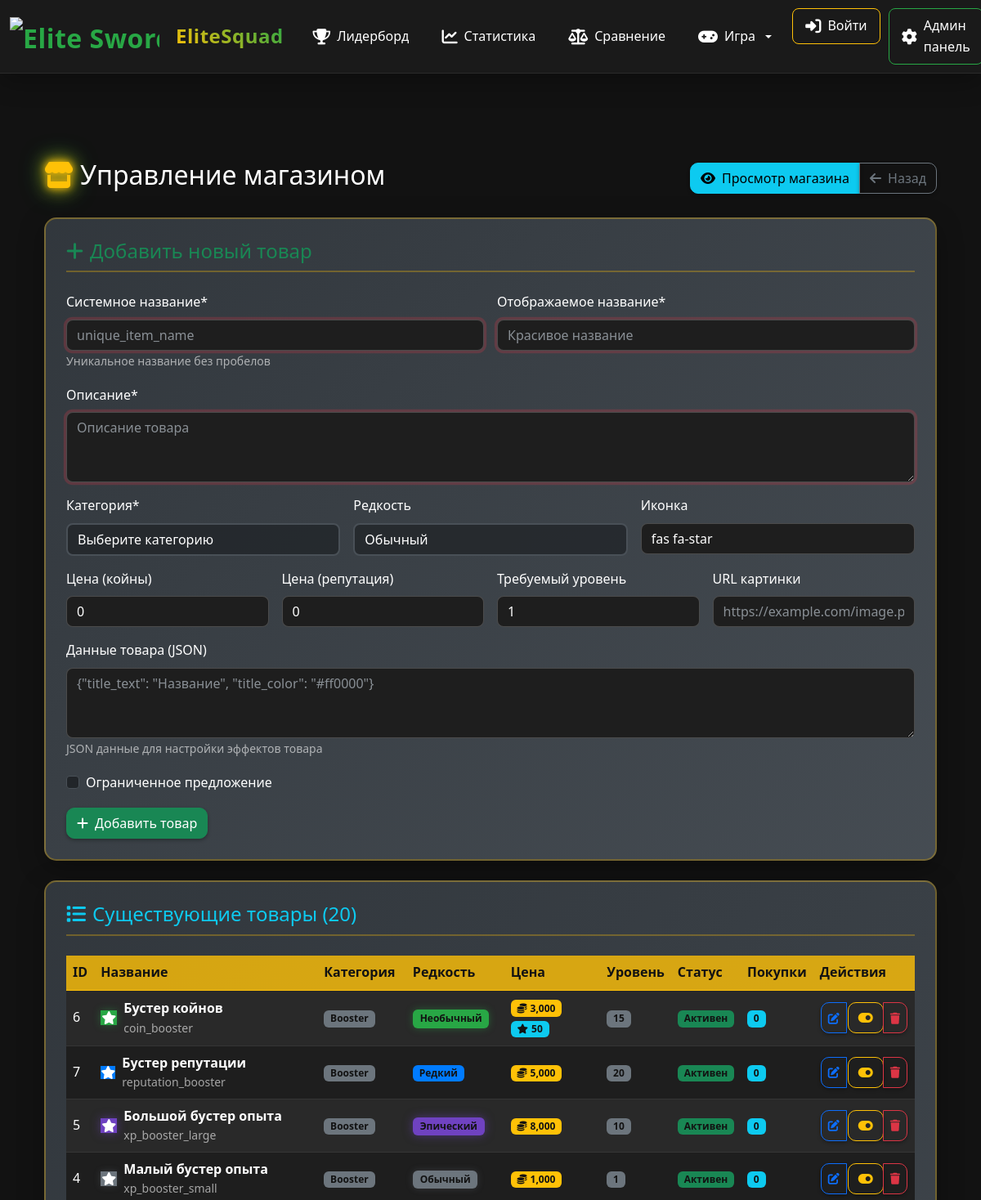
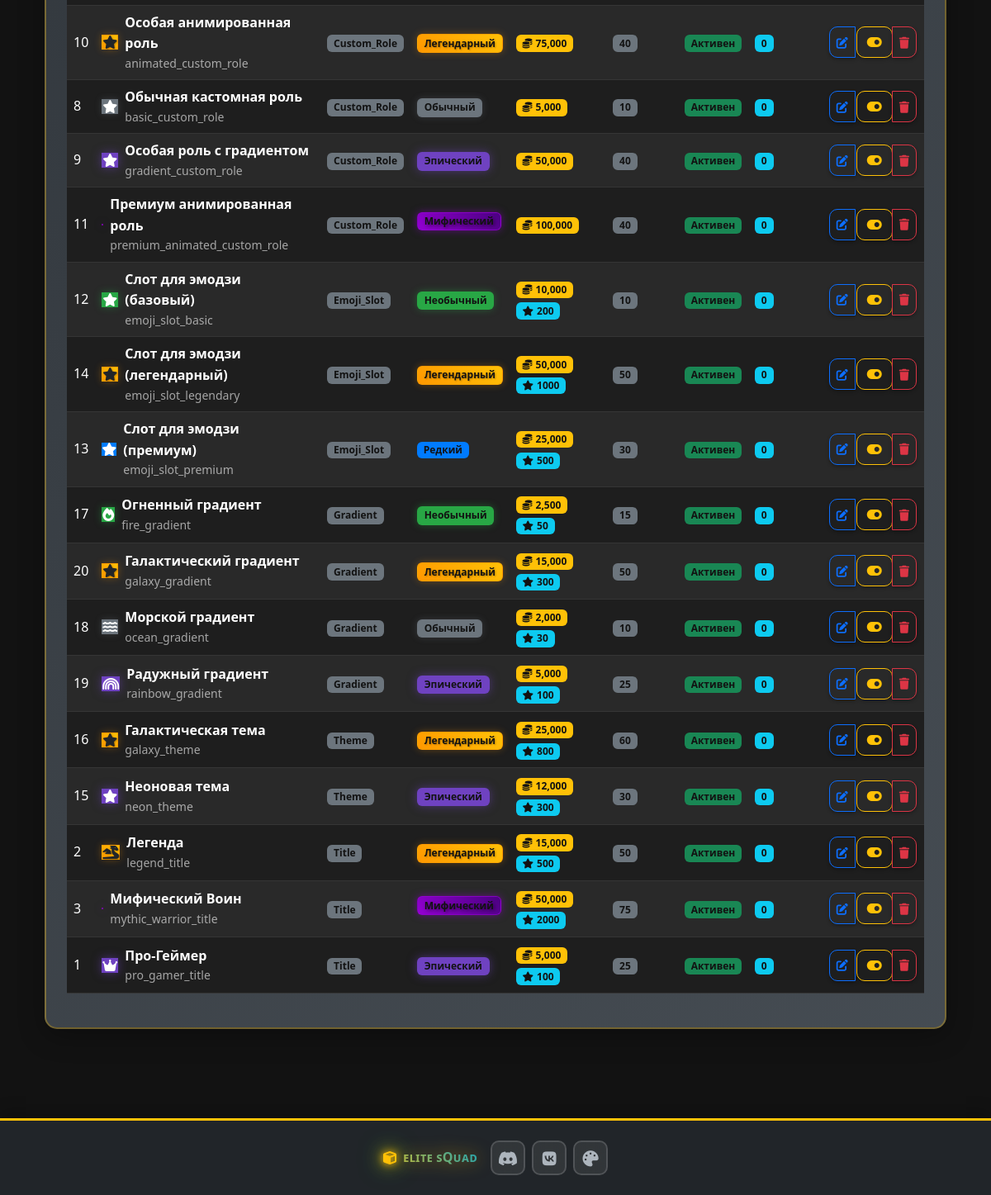
The page /admin/shop (signed in) on the database its author committed (2 pictures, top to bottom).
### models.py (models this page shows, shortened)
class ShopItem(db.Model):
    id = db.Column(db.Integer, primary_key=True)
    name = db.Column(db.String(100), nullable=False, unique=True)
    display_name = db.Column(db.String(200), nullable=False)
    description = db.Column(db.Text, nullable=False)
    category = db.Column(db.String(50), nullable=False)  # title, theme, gradient, avatar, cursor
    price_coins = db.Column(db.Integer, default=0, nullable=False)
    price_reputation = db.Column(db.Integer, default=0, nullable=False)
    unlock_level = db.Column(db.Integer, default=1, nullable=False)
    rarity = db.Column(db.String(20), default='common', nullable=False)
    icon = db.Column(db.String(50), default='fas fa-star', nullable=False)
    image_url = db.Column(db.String(500), nullable=True)  # URL for item image
    item_data = db.Column(db.Text, nullable=True)  # JSON data for item effects
    is_limited_time = db.Column(db.Boolean, default=False, nullable=False)
    is_active = db.Column(db.Boolean, default=True, nullable=False)
    created_at = db.Column(db.DateTime, default=datetime.utcnow)
    purchases = db.relationship('ShopPurchase', backref='item', lazy=True, cascade='all, delete-orphan')

### routes.py (the view)
@app.route('/admin/shop')
def admin_shop():
    if not session.get('is_admin'):
        flash('У вас нет доступа к этой функции!', 'error')
        return redirect(url_for('index'))
    shop_items = ShopItem.query.order_by(ShopItem.category, ShopItem.name).all()
    shop_items_data = []
    for item in shop_items:
        shop_items_data.append({
            'id': item.id,
            'name': item.name,
            'display_name': item.display_name,
            'description': item.description,
            'category': item.category,
            'price_coins': item.price_coins,
            'price_reputation': item.price_reputation,
            'unlock_level': item.unlock_level,
            'rarity': item.rarity,
            'icon': item.icon,
            'image_url': item.image_url,
            'item_data': item.item_data,
            'is_limited_time': item.is_limited_time,
            'is_active': item.is_active
        })
    return render_template('admin_shop.html', shop_items=shop_items, shop_items_data=shop_items_data)

### routes.py (called while the page is built)
@app.context_processor
def inject_current_player():
    current_player = None
    player_nickname = session.get('player_nickname')
    if player_nickname:
        current_player = Player.query.filter_by(nickname=player_nickname).first()
    if 'language' not in session:
        session['language'] = 'ru'
    return dict(current_player=current_player, current_language=session.get('language', 'ru'))

### templates/admin_shop.html (shortened to what this page needs)
{% extends "base.html" %}
{% block content %}
<div class="container-fluid py-4">
    <div class="d-flex justify-content-between align-items-center mb-4">
        <h2 class="page-title">
            <i class="fas fa-store text-warning me-2 glow-effect"></i>Управление магазином
        </h2>
        <div class="btn-group">
            <a href="{{ url_for('shop') }}" class="btn btn-info">
                <i class="fas fa-eye me-2"></i>Просмотр магазина
            </a>
            <a href="{{ url_for('admin') }}" class="btn btn-outline-secondary">
                <i class="fas fa-arrow-left me-2"></i>Назад
            </a>
        </div>
    </div>
    <div class="admin-form-card mb-4">
        <h4 class="text-success mb-4">
            <i class="fas fa-plus me-2"></i>Добавить новый товар
        </h4>
        <form method="POST" action="{{ url_for('admin_add_shop_item') }}">
            <div class="row g-3">
                <div class="col-md-6">
                    <label class="form-label">Системное название*</label>
                    <input type="text" class="form-control" name="name" required placeholder="unique_item_name">
                    <small class="text-muted">Уникальное название без пробелов</small>
                </div>
                <div class="col-md-6">
                    <label class="form-label">Отображаемое название*</label>
                    <input type="text" class="form-control" name="display_name" required placeholder="Красивое название">
                </div>
                <div class="col-12">
                    <label class="form-label">Описание*</label>
                    <textarea class="form-control" name="description" required placeholder="Описание товара" rows="3"></textarea>
                </div>
                <div class="col-md-4">
                    <label class="form-label">Категория*</label>
                    <select class="form-select" name="category" required>
                        <option value="">Выберите категорию</option>
                    </select>
                </div>
                <div class="col-md-4">
                    <label class="form-label">Редкость</label>
                    <select class="form-select" name="rarity" required>
                        <option value="common">Обычный</option>
                    </select>
                </div>
                <div class="col-md-4">
                    <label class="form-label">Иконка</label>
                    <input type="text" class="form-control" name="icon" value="fas fa-star" placeholder="fas fa-star">
                </div>
                <div class="col-md-3">
                    <label class="form-label">Цена (койны)</label>
                    <input type="number" class="form-control" name="price_coins" min="0" value="0">
                </div>
                <div class="col-md-3">
                    <label class="form-label">Цена (репутация)</label>
                    <input type="number" class="form-control" name="price_reputation" min="0" value="0">
                </div>
                <div class="col-md-3">
                    <label class="form-label">Требуемый уровень</label>
                    <input type="number" class="form-control" name="unlock_level" min="1" value="1">
                </div>
                <div class="col-md-3">
                    <label class="form-label">URL картинки</label>
                    <input type="url" class="form-control" name="image_url" placeholder="https://example.com/image.png">
                </div>
                <div class="col-12">
                    <label class="form-label">Данные товара (JSON)</label>
                    <textarea class="form-control" name="item_data" placeholder='{"title_text": "Название", "title_color": "#ff0000"}' rows="3"></textarea>
                    <small class="text-muted">JSON данные для настройки эффектов товара</small>
                </div>
                <div class="col-md-6">
                    <div class="form-check">
                        <input class="form-check-input" type="checkbox" name="is_limited_time" id="limitedTime">
                        <label class="form-check-label" for="limitedTime">
                            Ограниченное предложение
                        </label>
                    </div>
                </div>
                <div class="col-12">
                    <button type="submit" class="btn btn-success">
                        <i class="fas fa-plus me-2"></i>Добавить товар
                    </button>
                </div>
            </div>
        </form>
    </div>
    <div class="admin-form-card">
        <h4 class="text-info mb-4">
            <i class="fas fa-list me-2"></i>Существующие товары ({{ shop_items|length }})
        </h4>
        {% if shop_items %}
        <div class="table-responsive">
            <table class="table table-dark table-striped">
                <thead class="table-warning">
                    <tr>
                        <th>ID</th>
                        <th>Название</th>
                        <th>Категория</th>
                        <th>Редкость</th>
                        <th>Цена</th>
                        <th>Уровень</th>
                        <th>Статус</th>
                        <th>Покупки</th>
                        <th>Действия</th>
                    </tr>
                </thead>
                <tbody>
                    {% for item in shop_items %}
                    <tr>
                        <td>{{ item.id }}</td>
                        <td>
                            <div class="d-flex align-items-center">
                                <i class="{{ item.icon }} me-2 rarity-{{ item.rarity }}"></i>
                                <div>
                                    <div class="fw-bold">{{ item.display_name }}</div>
                                    <div class="text-muted small">{{ item.name }}</div>
                                </div>
                            </div>
                        </td>
                        <td>
                            <span class="badge bg-secondary">{{ item.category.title() }}</span>
                        </td>
                        <td>
                            <span class="badge rarity-{{ item.rarity }}">
                                {% if item.rarity == 'common' %}Обычный
                                {% elif item.rarity == 'uncommon' %}Необычный
                                {% elif item.rarity == 'rare' %}Редкий
                                {% elif item.rarity == 'epic' %}Эпический
                                {% elif item.rarity == 'legendary' %}Легендарный
                                {% elif item.rarity == 'mythic' %}Мифический
                                {% endif %}
                            </span>
                        </td>
                        <td>
                            {% if item.price_coins > 0 %}
                                <span class="badge bg-warning text-dark">
                                    <i class="fas fa-coins me-1"></i>{{ "{:,}".format(item.price_coins) }}
                                </span>
                            {% endif %}
                            {% if item.price_reputation > 0 %}
                                <span class="badge bg-info">
                                    <i class="fas fa-star me-1"></i>{{ item.price_reputation }}
                                </span>
                            {% endif %}
                        </td>
                        <td>
                            <span class="badge bg-secondary">{{ item.unlock_level }}</span>
                        </td>
                        <td>
                            {% if item.is_active %}
                                <span class="badge bg-success">Активен</span>
                            {% else %}
                                <span class="badge bg-danger">Неактивен</span>
                            {% endif %}
                        </td>
                        <td>
                            <span class="badge bg-info">{{ item.purchases|length }}</span>
                        </td>
                        <td>
                            <div class="btn-group btn-group-sm">
                                <button class="btn btn-outline-primary" onclick="editItem({{ item.id }})" title="Редактировать">
                                    <i class="fas fa-edit"></i>
                                </button>
                                <form method="POST" action="{{ url_for('admin_toggle_shop_item', item_id=item.id) }}" style="display: inline;">
                                    <button type="submit" class="btn btn-outline-warning" title="Переключить статус">
                                        <i class="fas fa-toggle-{{ 'on' if item.is_active else 'off' }}"></i>
                                    </button>
                                </form>
                                <button class="btn btn-outline-danger" onclick="confirmDeleteItem({{ item.id }}, '{{ item.display_name }}')" title="Удалить">
                                    <i class="fas fa-trash"></i>
                                </button>
                            </div>
                        </td>
                    </tr>
                    {% endfor %}
                </tbody>
            </table>
        </div>
        {% else %}
        <div class="text-center py-4">
            <i class="fas fa-box-open fa-3x text-muted mb-3"></i>
            <h5 class="text-muted">Магазин пуст</h5>
            <p class="text-muted">Добавьте первый товар используя форму выше</p>
        </div>
        {% endif %}
    </div>
</div>
{% endblock %}

### rows shown on the page
ShopItem: id "6", display_name "Бустер койнов", name "coin_booster", category "Booster", rarity "Необычный", price_coins "3,000", price_reputation "50", unlock_level "15", is_active "Активен", purchases|length "0"
ShopItem: id "7", display_name "Бустер репутации", name "reputation_booster", category "Booster", rarity "Редкий", price_coins "5,000", unlock_level "20", is_active "Активен", purchases|length "0"
ShopItem: id "5", display_name "Большой бустер опыта", name "xp_booster_large", category "Booster", rarity "Эпический", price_coins "8,000", unlock_level "10", is_active "Активен", purchases|length "0"
ShopItem: id "4", display_name "Малый бустер опыта", name "xp_booster_small", category "Booster", rarity "Обычный", price_coins "1,000", unlock_level "1", is_active "Активен", purchases|length "0"
ShopItem: id "10", display_name "Особая анимированная роль", name "animated_custom_role", category "Custom_Role", rarity "Легендарный", price_coins "75,000", unlock_level "40", is_active "Активен", purchases|length "0"
ShopItem: id "8", display_name "Обычная кастомная роль", name "basic_custom_role", category "Custom_Role", rarity "Обычный", price_coins "5,000", unlock_level "10", is_active "Активен", purchases|length "0"
ShopItem: id "9", display_name "Особая роль с градиентом", name "gradient_custom_role", category "Custom_Role", rarity "Эпический", price_coins "50,000", unlock_level "40", is_active "Активен", purchases|length "0"
ShopItem: id "11", display_name "Премиум анимированная роль", name "premium_animated_custom_role", category "Custom_Role", rarity "Мифический", price_coins "100,000", unlock_level "40", is_active "Активен", purchases|length "0"
ShopItem: id "12", display_name "Слот для эмодзи (базовый)", name "emoji_slot_basic", category "Emoji_Slot", rarity "Необычный", price_coins "10,000", price_reputation "200", unlock_level "10", is_active "Активен", purchases|length "0"
ShopItem: id "14", display_name "Слот для эмодзи (легендарный)", name "emoji_slot_legendary", category "Emoji_Slot", rarity "Легендарный", price_coins "50,000", price_reputation "1000", unlock_level "50", is_active "Активен", purchases|length "0"
ShopItem: id "13", display_name "Слот для эмодзи (премиум)", name "emoji_slot_premium", category "Emoji_Slot", rarity "Редкий", price_coins "25,000", price_reputation "500", unlock_level "30", is_active "Активен", purchases|length "0"
ShopItem: id "17", display_name "Огненный градиент", name "fire_gradient", category "Gradient", rarity "Необычный", price_coins "2,500", price_reputation "50", unlock_level "15", is_active "Активен", purchases|length "0"
ShopItem: id "20", display_name "Галактический градиент", name "galaxy_gradient", category "Gradient", rarity "Легендарный", price_coins "15,000", price_reputation "300", unlock_level "50", is_active "Активен", purchases|length "0"
ShopItem: id "18", display_name "Морской градиент", name "ocean_gradient", category "Gradient", rarity "Обычный", price_coins "2,000", price_reputation "30", unlock_level "10", is_active "Активен", purchases|length "0"
ShopItem: id "19", display_name "Радужный градиент", name "rainbow_gradient", category "Gradient", rarity "Эпический", price_coins "5,000", price_reputation "100", unlock_level "25", is_active "Активен", purchases|length "0"
ShopItem: id "16", display_name "Галактическая тема", name "galaxy_theme", category "Theme", rarity "Легендарный", price_coins "25,000", price_reputation "800", unlock_level "60", is_active "Активен", purchases|length "0"
ShopItem: id "15", display_name "Неоновая тема", name "neon_theme", category "Theme", rarity "Эпический", price_coins "12,000", price_reputation "300", unlock_level "30", is_active "Активен", purchases|length "0"
ShopItem: id "2", display_name "Легенда", name "legend_title", category "Title", rarity "Легендарный", price_coins "15,000", price_reputation "500", unlock_level "50", is_active "Активен", purchases|length "0"
ShopItem: id "3", display_name "Мифический Воин", name "mythic_warrior_title", category "Title", rarity "Мифический", price_coins "50,000", price_reputation "2000", unlock_level "75", is_active "Активен", purchases|length "0"
ShopItem: id "1", display_name "Про-Геймер", name "pro_gamer_title", category "Title", rarity "Эпический", price_coins "5,000", price_reputation "100", unlock_level "25", is_active "Активен", purchases|length "0"

### other values the page prints
{{ shop_items|length }} "20"
